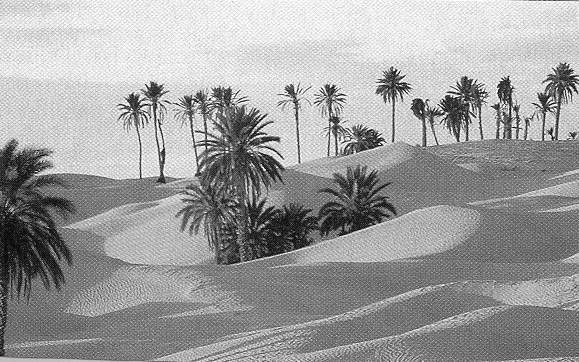
%> input picture MATLAB_CompleteCode/MATLAB_CompleteCode/scan1.png, 579 x 362 px
$ octave scan1.m   (GNU Octave 9; MATLAB toolbox functions it lacks are replaced by stand-ins)
%> lines starting %> are read from the running program, lines starting %| are printed output that depends on the picture; in (x1, y1, x2, y2) boxes, pixels count from 0 and x2, y2 are one past the last pixel; in counts of white or black regions, pixels touching at a corner belong together; the program's own positions count from 1
clc
clear all
close all

%import the original image and display it

image = imread('scan1.png');
%> image is the input picture: size 362x579 uint8; min 0, max 255, mean 158.5
figure;
imshow(image);
title('Original Image');

%getting width and height of the image in terms of pixels
[m, n] = size(image);
%> m = 362; n = 579

    % [9 lines of commented-out code are left out]

img = double(image);
img = img/(max(max(img)));

Fimage = fft2(img);

%shows all frequency peaks

figure
imshow(((fftshift(abs(Fimage)))),[0, 500])
title('Spikes in Frequency Domain');

%manupulating noisy pixels

%creating a matrix with all ones with size as same as the image
freqMat = ones(m, n);

for a = 14:31
    for b = 5:31
        freqMat(b, a) = 0;
    end
end
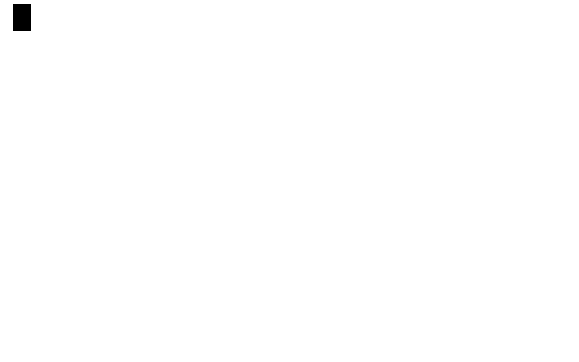
%> freqMat: size 362x579 double; values 0 (black) and 1 (white), 99.8% white; 1 black region, box (x1, y1, x2, y2) and area: (13, 4, 31, 31) 486

for a = 166:168
    for b = 3:11
        freqMat(b, a) = 0;
    end
end
%> freqMat: size 362x579 double; values 0 (black) and 1 (white), 99.8% white; 2 black regions, box (x1, y1, x2, y2) and area: (13, 4, 31, 31) 486, (165, 2, 168, 11) 27

for a = 175:178
    for b = 53:63
        freqMat(b, a) = 0;
    end
end
%> freqMat: size 362x579 double; values 0 (black) and 1 (white), 99.7% white; 3 black regions, box (x1, y1, x2, y2) and area: (13, 4, 31, 31) 486, (174, 52, 178, 63) 44, (165, 2, 168, 11) 27

for a = 291:296
    for b = 32:42
        freqMat(b, a) = 0;
    end
end
%> freqMat: size 362x579 double; values 0 (black) and 1 (white), 99.7% white; 4 black regions, box (x1, y1, x2, y2) and area: (13, 4, 31, 31) 486, (290, 31, 296, 42) 66, (174, 52, 178, 63) 44, (165, 2, 168, 11) 27

for a = 398:404
    for b = 3:18
        freqMat(b, a) = 0;
    end
end

for a = 407:414
    for b = 52:64
        freqMat(b, a) = 0;
    end
end

for a = 543:553
    for b = 6:25
        freqMat(b, a) = 0;
    end
end
%> freqMat: size 362x579 double; values 0 (black) and 1 (white), 99.5% white; 7 black regions, largest, box (x1, y1, x2, y2) and area: (13, 4, 31, 31) 486, (542, 5, 553, 25) 220, (397, 2, 404, 18) 112

for a = 86:96
    for b = 103:117
        freqMat(b, a) = 0;
    end
end
%> freqMat: size 362x579 double; values 0 (black) and 1 (white), 99.4% white; 8 black regions, largest, box (x1, y1, x2, y2) and area: (13, 4, 31, 31) 486, (542, 5, 553, 25) 220, (85, 102, 96, 117) 165

for a = 163:173
    for b = 81:98
        freqMat(b, a) = 0;
    end
end
%> freqMat: size 362x579 double; values 0 (black) and 1 (white), 99.3% white; 9 black regions, largest, box (x1, y1, x2, y2) and area: (13, 4, 31, 31) 486, (542, 5, 553, 25) 220, (162, 80, 173, 98) 198

for a = 146:150
    for b = 100:116
        freqMat(b, a) = 0;
    end
end

for a = 396:406
    for b = 83:97
        freqMat(b, a) = 0;
    end
end

for a = 436:439
    for b = 102:107
        freqMat(b, a) = 0;
    end
end

for a = 434:437
    for b = 112:116
        freqMat(b, a) = 0;
    end
end

for a = 488:496
    for b = 107:115
        freqMat(b, a) = 0;
    end
end

for a = 53:59
    for b = 175:188
        freqMat(b, a) = 0;
    end
end

for a = 522:528
    for b = 176:189
        freqMat(b, a) = 0;
    end
end

for a = 86:92
    for b = 249:259
        freqMat(b, a) = 0;
    end
end

for a = 138:148
    for b = 248:261
        freqMat(b, a) = 0;
    end
end
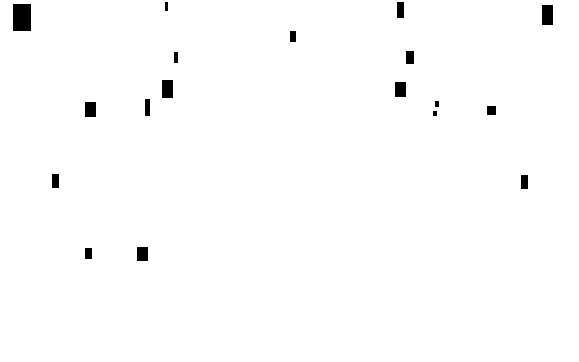
%> freqMat: size 362x579 double; values 0 (black) and 1 (white), 98.9% white; 18 black regions, largest, box (x1, y1, x2, y2) and area: (13, 4, 31, 31) 486, (542, 5, 553, 25) 220, (162, 80, 173, 98) 198

for a = 431:434
    for b = 249:261
        freqMat(b, a) = 0;
    end
end

for a = 486:492
    for b = 249:261
        freqMat(b, a) = 0;
    end
end

for a = 172:186
    for b = 267:285
        freqMat(b, a) = 0;
    end
end
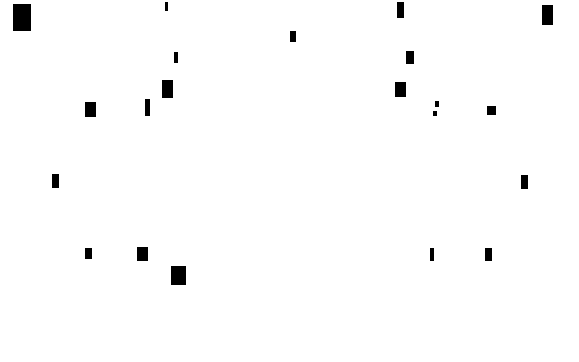
%> freqMat: size 362x579 double; values 0 (black) and 1 (white), 98.7% white; 21 black regions, largest, box (x1, y1, x2, y2) and area: (13, 4, 31, 31) 486, (171, 266, 186, 285) 285, (542, 5, 553, 25) 220

for a = 167:174
    for b = 300:311
        freqMat(b, a) = 0;
    end
end

for a = 284:289
    for b = 322:332
        freqMat(b, a) = 0;
    end
end

for a = 409:416
    for b = 270:285
        freqMat(b, a) = 0;
    end
end
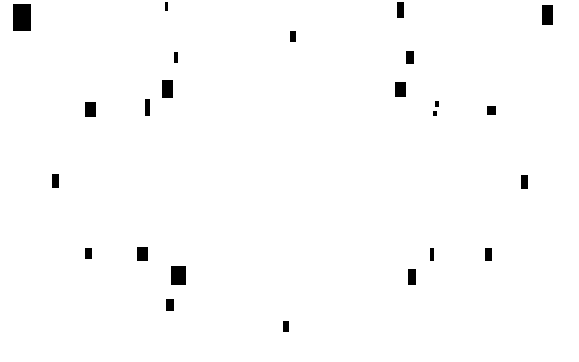
%> freqMat: size 362x579 double; values 0 (black) and 1 (white), 98.6% white; 24 black regions, largest, box (x1, y1, x2, y2) and area: (13, 4, 31, 31) 486, (171, 266, 186, 285) 285, (542, 5, 553, 25) 220

for a = 403:406
    for b = 301:312
        freqMat(b, a) = 0;
    end
end

for a = 27:37
    for b = 339:356
        freqMat(b, a) = 0;
    end
end
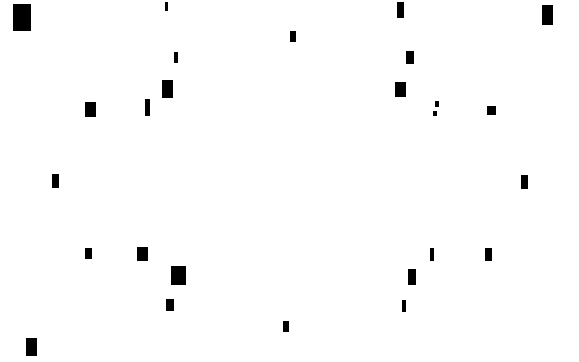
%> freqMat: size 362x579 double; values 0 (black) and 1 (white), 98.5% white; 26 black regions, largest, box (x1, y1, x2, y2) and area: (13, 4, 31, 31) 486, (171, 266, 186, 285) 285, (542, 5, 553, 25) 220

for a = 176:182
    for b = 349:360
        freqMat(b, a) = 0;
    end
end

for a = 412:414
    for b = 353:360
        freqMat(b, a) = 0;
    end
end

for a = 552:562
    for b = 337:357
        freqMat(b, a) = 0;
    end
end
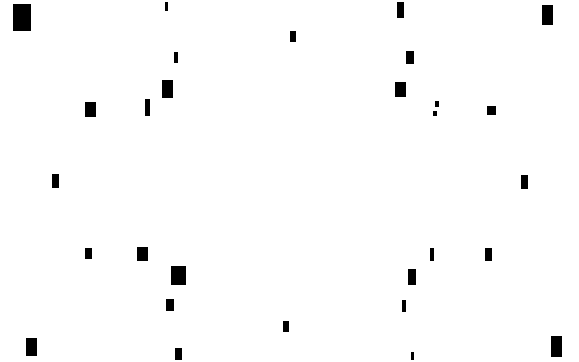
%> freqMat: size 362x579 double; values 0 (black) and 1 (white), 98.3% white; 29 black regions, largest, box (x1, y1, x2, y2) and area: (13, 4, 31, 31) 486, (171, 266, 186, 285) 285, (551, 336, 562, 357) 231

Fimage_modified = fftshift(Fimage).*freqMat;

% show frequency domain after manupulating noisy pixels

figure
imshow(abs(Fimage_modified),[0, 500])
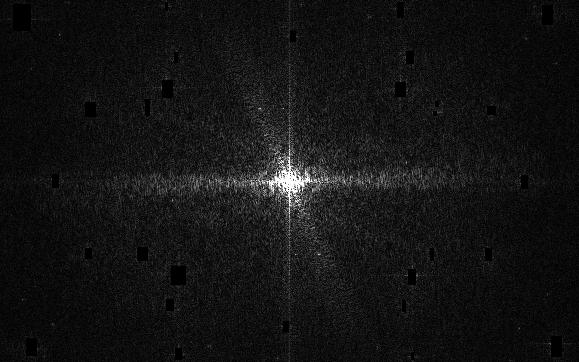
%> displayed picture: size 362x579, on the screen's scale of 0 to 255; min 0, max 255, mean 19.5
title('After removing noisy spikes in frequency domain');

% inverse frequency domain back to the normal image

filtered_img = ifft2(ifftshift(Fimage_modified));

figure
imshow(filtered_img)
title('Final Output image without noisy patterns');

% [6 lines of commented-out code are left out]
